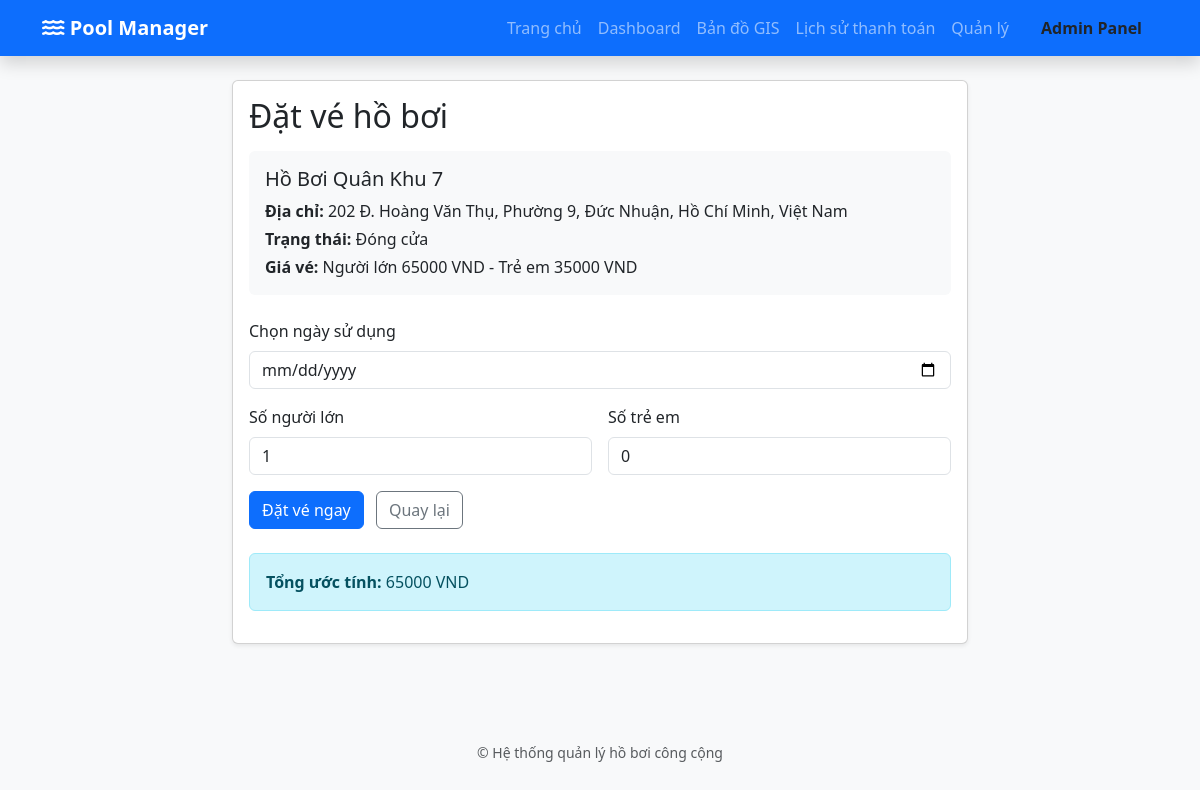
/dat-ve/3/, run on the app's committed database.
### quan_ly_ho_boi/models.py (models this page shows, shortened)
class HoBoi(models.Model):
    TRANG_THAI_CHOICES = [
        ('MO', 'Đang mở'),
        ('BAO_TRI', 'Bảo trì'),
        ('DONG', 'Đóng cửa'),
    ]
    ten_ho = models.CharField(max_length=200, verbose_name="Tên hồ bơi")
    dia_chi = models.TextField(verbose_name="Địa chỉ")
    do_sau = models.FloatField(help_text="Độ sâu tính bằng mét", verbose_name="Độ sâu (m)")
    suc_chua = models.IntegerField(verbose_name="Sức chứa tối đa")
    vi_do = models.FloatField(verbose_name="Vĩ độ")
    kinh_do = models.FloatField(verbose_name="Kinh độ")
    gia_ve_nguoi_lon = models.DecimalField(max_digits=10, decimal_places=0, default=Decimal('50000'), verbose_name="Giá vé người lớn")
    gia_ve_tre_em = models.DecimalField(max_digits=10, decimal_places=0, default=Decimal('30000'), verbose_name="Giá vé trẻ em")
    trang_thai = models.CharField(max_length=20, choices=TRANG_THAI_CHOICES, default='MO', verbose_name="Trạng thái")
    hinh_anh = models.ImageField(upload_to='ho_boi/', blank=True, null=True, verbose_name="Hình ảnh")
    class Meta:
        verbose_name = "Hồ bơi"
        verbose_name_plural = "Danh sách Hồ bơi"

### quan_ly_ho_boi/views.py (the view)
# urls.py: path('dat-ve/<int:ho_boi_id>/', views.dat_ve, name='dat_ve'),
def dat_ve(request: HttpRequest, ho_boi_id: int):
    ho_boi = get_object_or_404(HoBoi, id=ho_boi_id)
    errors = []
    form_data = {
        'ngay_su_dung': '',
        'so_luong_nguoi_lon': '1',
        'so_luong_tre_em': '0',
    }
    tong_tien = None
    success_message = None
    if request.method == 'POST':
        form_data['ngay_su_dung'] = request.POST.get('ngay_su_dung', '')
        form_data['so_luong_nguoi_lon'] = request.POST.get('so_luong_nguoi_lon', '1')
        form_data['so_luong_tre_em'] = request.POST.get('so_luong_tre_em', '0')
        if not form_data['ngay_su_dung']:
            errors.append('Vui lòng chọn ngày sử dụng.')
        try:
            ngay_su_dung = parse_date(form_data['ngay_su_dung'])
            if ngay_su_dung is None:
                raise ValueError('Ngày không hợp lệ.')
        except ValueError:
            errors.append('Ngày sử dụng không hợp lệ.')
            ngay_su_dung = None
        try:
            so_luong_nguoi_lon = int(form_data['so_luong_nguoi_lon'])
            so_luong_tre_em = int(form_data['so_luong_tre_em'])
            if so_luong_nguoi_lon < 0 or so_luong_tre_em < 0:
                raise ValueError()
        except ValueError:
            errors.append('Số lượng trẻ em và người lớn phải là số nguyên không âm.')
            so_luong_nguoi_lon = 1
            so_luong_tre_em = 0
        if not errors and ngay_su_dung:
            current_user = request.user if request.user.is_authenticated else None
            if current_user is None:
                current_user, _ = User.objects.get_or_create(
                    username='guest',
                    defaults={'first_name': 'Khách ẩn danh'}
                )
            dat_ve = DatVe(
                khach_hang=current_user,
                ho_boi=ho_boi,
                ngay_su_dung=ngay_su_dung,
                so_luong_nguoi_lon=so_luong_nguoi_lon,
                so_luong_tre_em=so_luong_tre_em,
            )
            dat_ve.save()
            return redirect('checkout', datve_id=dat_ve.id)
    else:
        tong_tien = (Decimal(ho_boi.gia_ve_nguoi_lon) * Decimal(form_data['so_luong_nguoi_lon'])
                     + Decimal(ho_boi.gia_ve_tre_em) * Decimal(form_data['so_luong_tre_em']))
    if ho_boi:
        try:
            tong_tien = (Decimal(ho_boi.gia_ve_nguoi_lon) * Decimal(form_data['so_luong_nguoi_lon'])
                         + Decimal(ho_boi.gia_ve_tre_em) * Decimal(form_data['so_luong_tre_em']))
        except Exception:
            tong_tien = None
    return render(request, 'quan_ly_ho_boi/booking.html', {
        'ho_boi': ho_boi,
        'errors': errors,
        'form_data': form_data,
        'tong_tien': tong_tien,
        'success_message': success_message,
    })

### quan_ly_ho_boi/templates/quan_ly_ho_boi/booking.html (shortened to what this page needs)
{% extends 'quan_ly_ho_boi/base.html' %}
{% block content %}
<div class="row justify-content-center">
    <div class="col-lg-8">
        <div class="card shadow-sm mb-4">
            <div class="card-body">
                <h2 class="card-title mb-3">Đặt vé hồ bơi</h2>
                <div class="mb-4 p-3 bg-light rounded">
                    <h5 class="mb-2">{{ ho_boi.ten_ho }}</h5>
                    <p class="mb-1"><strong>Địa chỉ:</strong> {{ ho_boi.dia_chi }}</p>
                    <p class="mb-1"><strong>Trạng thái:</strong> {{ ho_boi.get_trang_thai_display }}</p>
                    <p class="mb-0"><strong>Giá vé:</strong> Người lớn {{ ho_boi.gia_ve_nguoi_lon }} VND - Trẻ em {{ ho_boi.gia_ve_tre_em }} VND</p>
                </div>
                <form method="post">
                    <div class="mb-3">
                        <label for="ngay_su_dung" class="form-label">Chọn ngày sử dụng</label>
                        <input type="date" id="ngay_su_dung" name="ngay_su_dung" class="form-control" value="{{ form_data.ngay_su_dung }}">
                    </div>
                    <div class="row g-3">
                        <div class="col-md-6">
                            <label for="so_luong_nguoi_lon" class="form-label">Số người lớn</label>
                            <input type="number" id="so_luong_nguoi_lon" name="so_luong_nguoi_lon" min="0" class="form-control" value="{{ form_data.so_luong_nguoi_lon }}">
                        </div>
                        <div class="col-md-6">
                            <label for="so_luong_tre_em" class="form-label">Số trẻ em</label>
                            <input type="number" id="so_luong_tre_em" name="so_luong_tre_em" min="0" class="form-control" value="{{ form_data.so_luong_tre_em }}">
                        </div>
                    </div>
                    <div class="mt-3">
                        <button type="submit" class="btn btn-primary">Đặt vé ngay</button>
                        <a href="{% url 'home' %}" class="btn btn-outline-secondary ms-2">Quay lại</a>
                    </div>
                </form>
                {% if tong_tien is not None %}
                <div class="mt-4 alert alert-info">
                    <strong>Tổng ước tính:</strong> {{ tong_tien }} VND
                </div>
                {% endif %}
            </div>
        </div>
    </div>
</div>
{% endblock %}

### quan_ly_ho_boi/templates/quan_ly_ho_boi/base.html (style rules this page uses)
body { background-color: #f8f9fa; }

### data on the page
HoBoi: ten_ho "Hồ Bơi Quân Khu 7", dia_chi "202 Đ. Hoàng Văn Thụ, Phường 9, Đức Nhuận, Hồ Chí Minh, Việt Nam", trang_thai "Đóng cửa", gia_ve_nguoi_lon "65000", gia_ve_tre_em "35000"

### other printed values
{{ tong_tien }} "65000"
